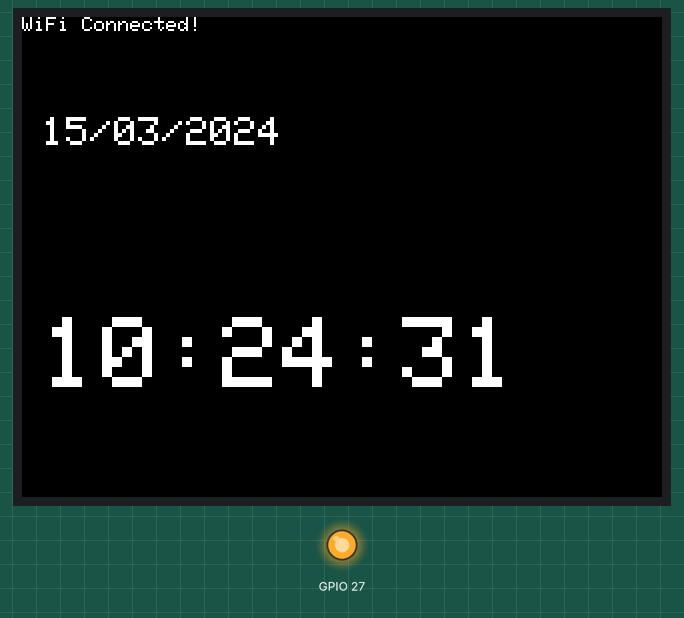
The sketch below on a simulated ESP32. Parts: 320×240 colour display, output pins drawn as LEDs (lit = HIGH). WiFi joins after 1.5 s; servers stay silent unless stated; the local clock reads 2024-03-15 10:24:30 at power-on unless the sketch sets it; what the sketch prints to the serial monitor is not drawn.

Above: at 1.9 s.
At 5.9 s:
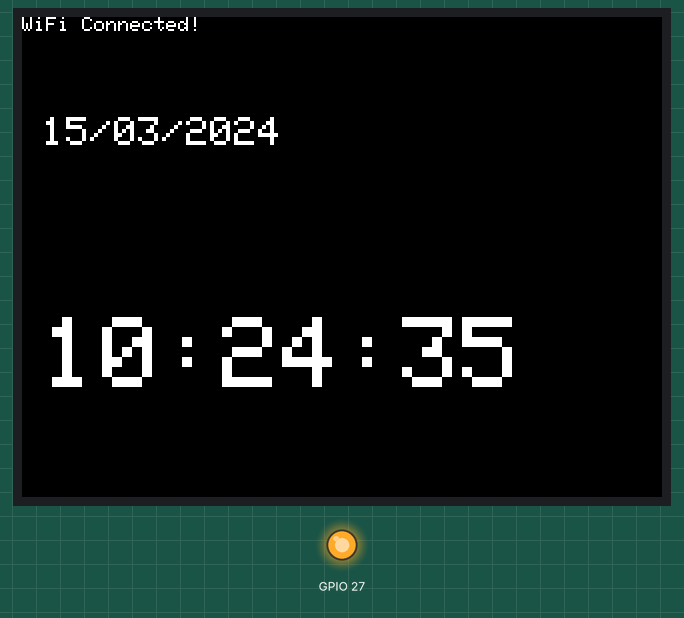
At 11.0 s:
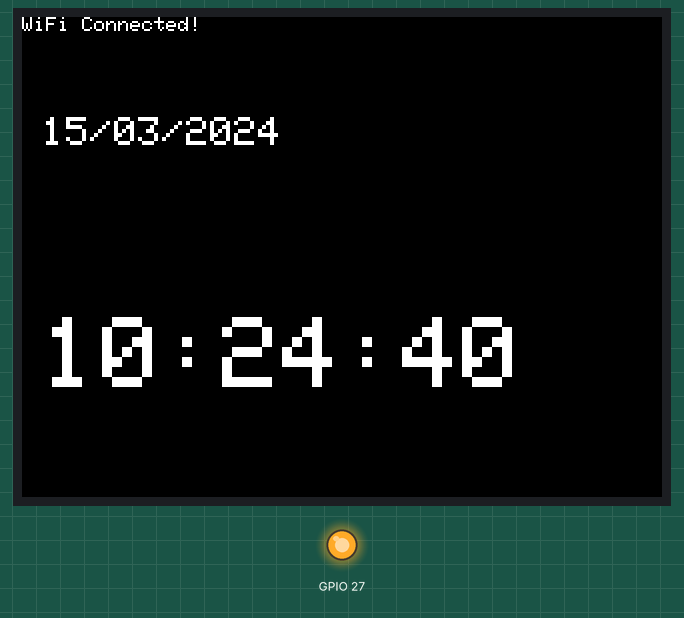
At 20.1 s:
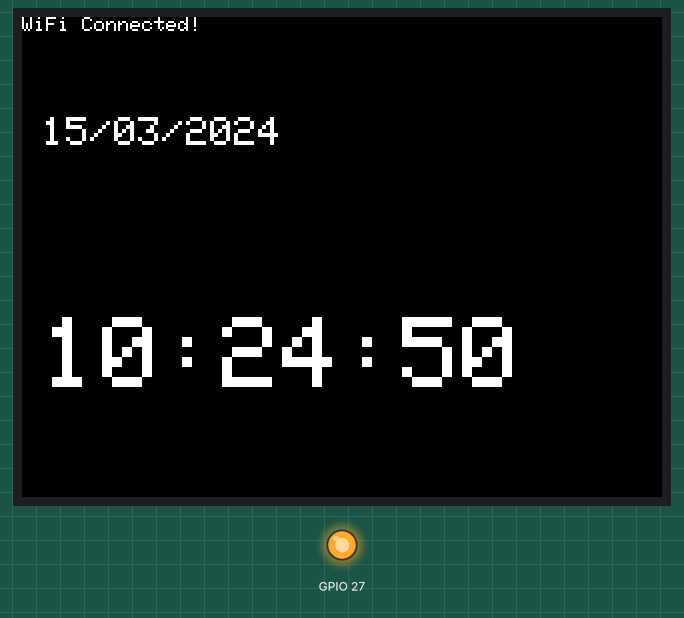
At 29.3 s:
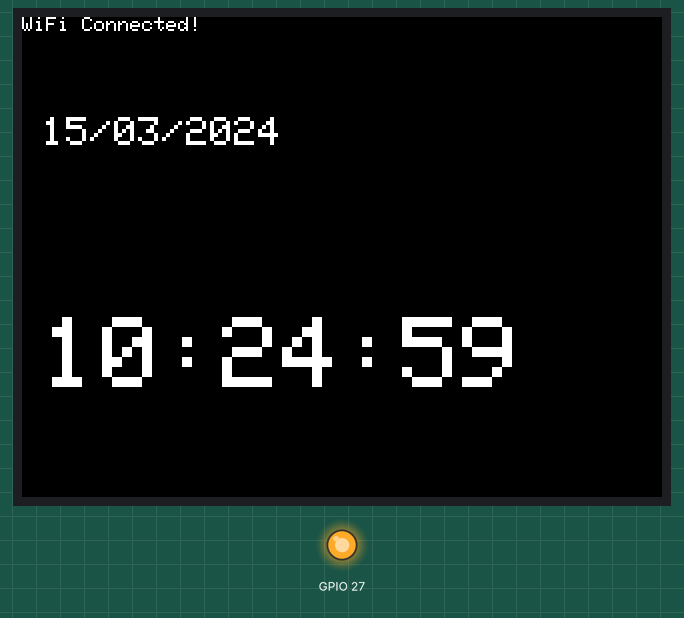
At 38.4 s:
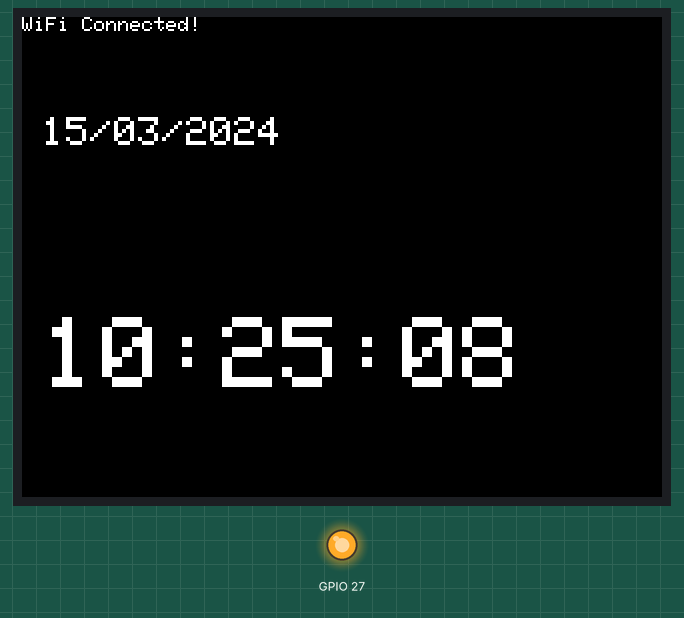

The sketch:

date_time.ino
```cpp
#include <WiFi.h>
#include "time.h"
#include <SPI.h>
#include <TFT_eSPI.h>

TFT_eSPI tft = TFT_eSPI();

const char* ssid     = "/your wifi name/";
const char* password = "/your wifi password/";

const char* ntpServer = "pool.ntp.org";
const long  gmtOffset_sec = 7 * 3600;
const int   daylightOffset_sec = 0;

void setup() {
  Serial.begin(115200);
  pinMode(27, OUTPUT);
  digitalWrite(27, HIGH);

  // Khởi tạo LCD
  tft.init();
  tft.setRotation(1);
  tft.fillScreen(TFT_BLACK);

  // Kết nối WiFi
  WiFi.begin(ssid, password);
  while (WiFi.status() != WL_CONNECTED) {
    delay(500);
    Serial.print(".");
  }
  tft.fillScreen(TFT_BLACK);
  tft.setCursor(0, 0);
  tft.println("WiFi Connected!");

  // Cấu hình thời gian
  configTime(gmtOffset_sec, daylightOffset_sec, ntpServer);
}

void loop() {
  displayLocalTime();
  delay(1000);
}

void displayLocalTime(){
  struct tm timeinfo;
  if(!getLocalTime(&timeinfo)){
    tft.setCursor(0, 40);
    tft.println("Failed to get time");
    return;
  }

  // Hiển thị Ngày tháng
  tft.setTextColor(TFT_WHITE, TFT_BLACK);
  tft.setTextSize(2);
  tft.setCursor(10, 50);
  tft.printf("%02d/%02d/%d", timeinfo.tm_mday, timeinfo.tm_mon + 1, timeinfo.tm_year + 1900);

  // Hiển thị Giờ:Phút:Giây với font lớn hơn
  //tft.setTextColor(TFT_GREEN, TFT_BLACK);
  // Sử dụng font số 7 (như đồng hồ điện tử) nếu đã khai báo trong build_flags
  //tft.drawString(asctime(&timeinfo), 10, 100, 4);

  // Hoặc dùng printf đơn giản
  tft.setCursor(10, 150);
  tft.setTextSize(5);
  tft.printf("%02d:%02d:%02d", timeinfo.tm_hour, timeinfo.tm_min, timeinfo.tm_sec);

  // In ra Serial để debug
  Serial.printf("%02d/%02d/%02d\n", timeinfo.tm_mday, timeinfo.tm_mon + 1, timeinfo.tm_year + 1900);
  Serial.printf("%02d:%02d:%02d\n", timeinfo.tm_hour, timeinfo.tm_min, timeinfo.tm_sec);
}
```

Measured:
- what the display in image 0 shows lasts 1.0 s, from 1.8 s to 2.8 s
